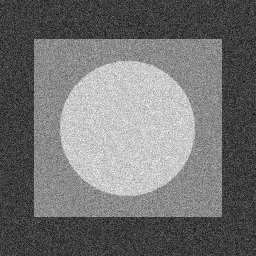
#> input picture Practice/18 apr/Fig1.tif, 256 x 256 px
$ jupyter execute --allow-errors Untitled.ipynb
#> lines starting #> are read from the running program, lines starting #| are printed output that depends on the picture
[cell 1]
import numpy as np

## Q1
Projection Matrix

[cell 2]
lst = []
E = [[321.747,309.140,30.086,880,214],[305.749,311.649,30.356,43,203],
     [307.694,312.356,30.416,270,197],[310.149,307.186,29.298,886,347],
    [311.937,310.105,29.216,745,302],[311.202,307.572,30.682,943,128],
    [307.106,306.878,28.660,476,590],[309.317,312.490,30.230,419,214],
    [307.435,310.151,29.318,317,335],[308.253,306.300,28.881,783,521],
    [306.650,309.301,28.905,235,427],[308.069,306.831,29.189,665,429],
    [309.671,308.834,29.029,665,362],[308.255,309.955,29.267,427,333],
    [307.546,308.613,28.963,412,415],[311.036,309.206,28.913,746,351],
    [307.519,308.175,29.069,434,415],[309.950,311.262,29.990,525,234],
    [312.160,310.772,29.080,716,308],[311.988,312.709,30.514,602,187]]

[cell 3]
lst = []

for v in E:
    s1 = []
    s2 = []
    s2+=[0]*4
    for i in v[0:3]:
        s1.append(i)
        s2.append(i)
    s2+=[1]

    s1+=[1]
    s1+=[0]*4
    for i in v[0:3]:
        s1.append(-i*v[3])
        s2.append(-i*v[4])
    s1.append(-v[3])
    s2.append(-v[4])
    # int(s1.split(','))
    s1,s2
    lst.append(s1)
    lst.append(s2)
# lst

[cell 4]
b=[]
for i in E:
    b.append(i[-2:])
b = list(np.concatenate(b).flat)
b = [[i] for i in b]
b = np.asarray(b)
b.shape

[cell 5]
A = np.asarray(lst)
A.shape

[cell 6]
M = []
M = np.linalg.lstsq(A,b,rcond = -1)[0]
# M = np.append(M,1)
M
M = np.reshape(M,(3,4))
M

[cell 7]
b= [0]*len(b)
# b

[cell 8]
U,S,Vh = np.linalg.svd(A)
M = Vh[-1,:]
M = np.reshape(M,(3,4))
M

[cell 9]
H = M[:,:3]
h = M[:,3].reshape(3,1)
H_inv = np.linalg.inv(H)
H_inv

[cell 10]
R_T,K_inv = np.linalg.qr(H_inv)

[cell 11]
R_T

### Rotation Matrix

[cell 12]
R = R_T.T
R

[cell 13]
np.linalg.inv(R_T.T)

[cell 14]
K_inv

### Intrinsic maxtrix

[cell 15]
K = np.linalg.inv(K_inv)
K = K/K[-1,-1]
K

### Translation Matrix

[cell 16]
t = K_inv@h
t

### Extrensic Matrix
[R t]

[cell 17]
np.concatenate((R,t),axis = 1)

## Q2 Noise levels

[cell 18]
import matplotlib.pyplot as plt
import cv2

[cell 19]
img = plt.imread('Fig1.tif')
#> img is the input picture: shape (256, 256); min 0, max 255, mean 114.3
plt.imshow(img,'gray')

[cell 20]
# calculate frequency of pixels in range 0-255
histg = cv2.calcHist([img],[0],None,[256],[0,256])
#> histg = 256 values, max 893 at index 63, min 0 at index 1, mean 256

# show the plotting graph of an image
plt.plot(histg)
plt.show()
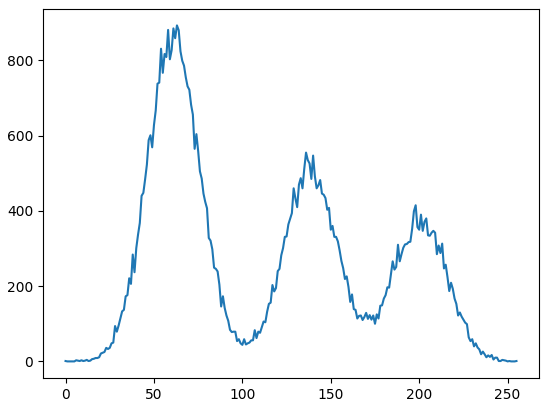
#> figure drawn by matplotlib, 1 panel; curve peaks at x = 63, y = 893

[cell 21]
crop = img[0:35, 0:]
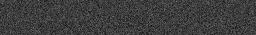
#> crop: shape (35, 256); min 7, max 119, mean 61.5
# calculate frequency of pixels in range 0-255
histg = cv2.calcHist([crop],[0],None,[256],[0,256])
#> histg = 256 values, max 259 at index 63, min 0 at index 0, mean 35

# show the plotting graph of an image
plt.plot(histg)
plt.show()
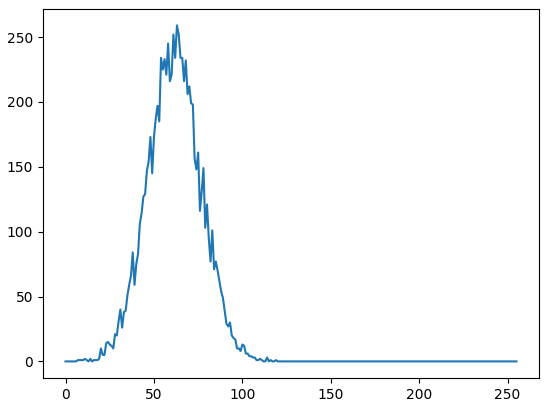
#> figure drawn by matplotlib, 1 panel; curve peaks at x = 63, y = 259
plt.imshow(crop,'gray')
plt.show()
